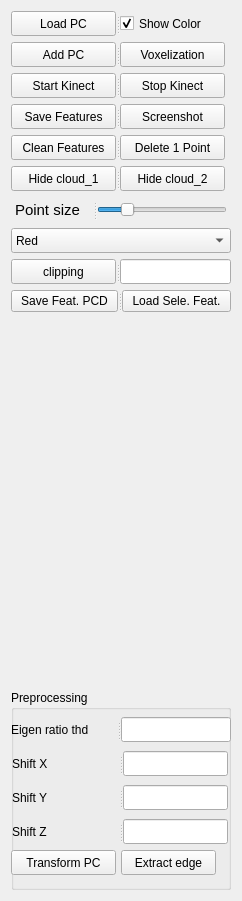
       <widget class="QWidget" name="tab_3">
        <attribute name="title">
         <string>Pt Cloud</string>
        </attribute>
        <layout class="QGridLayout" name="gridLayout_3">
         <item row="0" column="0">
          <widget class="QSplitter" name="splitter_2">
           <property name="orientation">
            <enum>Qt::Horizontal</enum>
           </property>
           <widget class="QPushButton" name="LoadPC">
            <property name="sizePolicy">
             <sizepolicy hsizetype="Minimum" vsizetype="Minimum">
              <horstretch>0</horstretch>
              <verstretch>0</verstretch>
             </sizepolicy>
            </property>
            <property name="minimumSize">
             <size>
              <width>105</width>
              <height>25</height>
             </size>
            </property>
            <property name="maximumSize">
             <size>
              <width>105</width>
              <height>25</height>
             </size>
            </property>
            <property name="text">
             <string>Load PC</string>
            </property>
           </widget>
           <widget class="QCheckBox" name="chkbox_withColor">
            <property name="sizePolicy">
             <sizepolicy hsizetype="Minimum" vsizetype="Minimum">
              <horstretch>0</horstretch>
              <verstretch>0</verstretch>
             </sizepolicy>
            </property>
            <property name="minimumSize">
             <size>
              <width>105</width>
              <height>25</height>
             </size>
            </property>
            <property name="maximumSize">
             <size>
              <width>105</width>
              <height>25</height>
             </size>
            </property>
            <property name="text">
             <string>Show Color</string>
            </property>
            <property name="checked">
             <bool>true</bool>
            </property>
           </widget>
          </widget>
         </item>
         <item row="1" column="0">
          <widget class="QSplitter" name="splitter_3">
           <property name="orientation">
            <enum>Qt::Horizontal</enum>
           </property>
           <widget class="QPushButton" name="add_PC">
            <property name="sizePolicy">
             <sizepolicy hsizetype="Minimum" vsizetype="Minimum">
              <horstretch>0</horstretch>
              <verstretch>0</verstretch>
             </sizepolicy>
            </property>
            <property name="minimumSize">
             <size>
              <width>105</width>
              <height>25</height>
             </size>
            </property>
            <property name="maximumSize">
             <size>
              <width>105</width>
              <height>25</height>
             </size>
            </property>
            <property name="text">
             <string>Add PC</string>
            </property>
           </widget>
           <widget class="QPushButton" name="getVoxel">
            <property name="sizePolicy">
             <sizepolicy hsizetype="Minimum" vsizetype="Minimum">
              <horstretch>0</horstretch>
              <verstretch>0</verstretch>
             </sizepolicy>
            </property>
            <property name="minimumSize">
             <size>
              <width>105</width>
              <height>25</height>
             </size>
            </property>
            <property name="maximumSize">
             <size>
              <width>105</width>
              <height>25</height>
             </size>
            </property>
            <property name="text">
             <string>Voxelization</string>
            </property>
           </widget>
          </widget>
         </item>
         <item row="2" column="0">
          <widget class="QSplitter" name="splitter_4">
           <property name="orientation">
            <enum>Qt::Horizontal</enum>
           </property>
           <widget class="QPushButton" name="StartKinect">
            <property name="sizePolicy">
             <sizepolicy hsizetype="Minimum" vsizetype="Minimum">
              <horstretch>0</horstretch>
              <verstretch>0</verstretch>
             </sizepolicy>
            </property>
            <property name="minimumSize">
             <size>
              <width>105</width>
              <height>25</height>
             </size>
            </property>
            <property name="maximumSize">
             <size>
              <width>105</width>
              <height>25</height>
             </size>
            </property>
            <property name="text">
             <string>Start Kinect</string>
            </property>
           </widget>
           <widget class="QPushButton" name="StopKinect">
            <property name="sizePolicy">
             <sizepolicy hsizetype="Minimum" vsizetype="Minimum">
              <horstretch>0</horstretch>
              <verstretch>0</verstretch>
             </sizepolicy>
            </property>
            <property name="minimumSize">
             <size>
              <width>105</width>
              <height>25</height>
             </size>
            </property>
            <property name="maximumSize">
             <size>
              <width>105</width>
              <height>25</height>
             </size>
            </property>
            <property name="sizeIncrement">
             <size>
              <width>105</width>
              <height>30</height>
             </size>
            </property>
            <property name="text">
             <string>Stop Kinect</string>
            </property>
           </widget>
          </widget>
         </item>
         <item row="3" column="0">
          <widget class="QSplitter" name="splitter_5">
           <property name="orientation">
            <enum>Qt::Horizontal</enum>
           </property>
           <widget class="QPushButton" name="saveFeatures">
            <property name="sizePolicy">
             <sizepolicy hsizetype="Minimum" vsizetype="Minimum">
              <horstretch>105</horstretch>
              <verstretch>30</verstretch>
             </sizepolicy>
            </property>
            <property name="minimumSize">
             <size>
              <width>105</width>
              <height>25</height>
             </size>
            </property>
            <property name="maximumSize">
             <size>
              <width>105</width>
              <height>25</height>
             </size>
            </property>
            <property name="sizeIncrement">
             <size>
              <width>20</width>
              <height>50</height>
             </size>
            </property>
            <property name="text">
             <string>Save Features</string>
            </property>
           </widget>
           <widget class="QPushButton" name="takeScreenshot">
            <property name="sizePolicy">
             <sizepolicy hsizetype="Minimum" vsizetype="Minimum">
              <horstretch>0</horstretch>
              <verstretch>0</verstretch>
             </sizepolicy>
            </property>
            <property name="minimumSize">
             <size>
              <width>105</width>
              <height>25</height>
             </size>
            </property>
            <property name="maximumSize">
             <size>
              <width>105</width>
              <height>25</height>
             </size>
            </property>
            <property name="sizeIncrement">
             <size>
              <width>105</width>
              <height>30</height>
             </size>
            </property>
            <property name="text">
             <string>Screenshot</string>
            </property>
           </widget>
          </widget>
         </item>
         <item row="4" column="0">
          <widget class="QSplitter" name="splitter_6">
           <property name="orientation">
            <enum>Qt::Horizontal</enum>
           </property>
           <widget class="QPushButton" name="cleanFeatures">
            <property name="sizePolicy">
             <sizepolicy hsizetype="Minimum" vsizetype="Minimum">
              <horstretch>105</horstretch>
              <verstretch>30</verstretch>
             </sizepolicy>
            </property>
            <property name="minimumSize">
             <size>
              <width>0</width>
              <height>25</height>
             </size>
            </property>
            <property name="maximumSize">
             <size>
              <width>105</width>
              <height>25</height>
             </size>
            </property>
            <property name="text">
             <string>Clean Features</string>
            </property>
           </widget>
           <widget class="QPushButton" name="delOnePt">
            <property name="sizePolicy">
             <sizepolicy hsizetype="Minimum" vsizetype="Minimum">
              <horstretch>105</horstretch>
              <verstretch>30</verstretch>
             </sizepolicy>
            </property>
            <property name="minimumSize">
             <size>
              <width>105</width>
              <height>25</height>
             </size>
            </property>
            <property name="maximumSize">
             <size>
              <width>105</width>
              <height>25</height>
             </size>
            </property>
            <property name="text">
             <string>Delete 1 Point</string>
            </property>
           </widget>
          </widget>
         </item>
         <item row="5" column="0">
          <widget class="QSplitter" name="splitter_7">
           <property name="orientation">
            <enum>Qt::Horizontal</enum>
           </property>
           <widget class="QPushButton" name="showCloud_1">
            <property name="minimumSize">
             <size>
              <width>105</width>
              <height>25</height>
             </size>
            </property>
            <property name="maximumSize">
             <size>
              <width>105</width>
              <height>25</height>
             </size>
            </property>
            <property name="text">
             <string>Hide cloud_1</string>
            </property>
           </widget>
           <widget class="QPushButton" name="showCloud_2">
            <property name="sizePolicy">
             <sizepolicy hsizetype="Minimum" vsizetype="Minimum">
              <horstretch>0</horstretch>
              <verstretch>0</verstretch>
             </sizepolicy>
            </property>
            <property name="minimumSize">
             <size>
              <width>105</width>
              <height>25</height>
             </size>
            </property>
            <property name="maximumSize">
             <size>
              <width>105</width>
              <height>25</height>
             </size>
            </property>
            <property name="text">
             <string>Hide cloud_2</string>
            </property>
           </widget>
          </widget>
         </item>
         <item row="6" column="0">
          <widget class="QSplitter" name="splitter">
           <property name="sizePolicy">
            <sizepolicy hsizetype="Minimum" vsizetype="Preferred">
             <horstretch>0</horstretch>
             <verstretch>0</verstretch>
            </sizepolicy>
           </property>
           <property name="minimumSize">
            <size>
             <width>220</width>
             <height>0</height>
            </size>
           </property>
           <property name="orientation">
            <enum>Qt::Horizontal</enum>
           </property>
           <widget class="QLabel" name="label_PtSize">
            <property name="sizePolicy">
             <sizepolicy hsizetype="Minimum" vsizetype="Minimum">
              <horstretch>30</horstretch>
              <verstretch>0</verstretch>
             </sizepolicy>
            </property>
            <property name="minimumSize">
             <size>
              <width>70</width>
              <height>25</height>
             </size>
            </property>
            <property name="maximumSize">
             <size>
              <width>70</width>
              <height>25</height>
             </size>
            </property>
            <property name="font">
             <font>
              <pointsize>11</pointsize>
              <weight>50</weight>
              <italic>false</italic>
              <bold>false</bold>
             </font>
            </property>
            <property name="text">
             <string>Point size</string>
            </property>
           </widget>
           <widget class="QSlider" name="horizontalSlider_p">
            <property name="sizePolicy">
             <sizepolicy hsizetype="Expanding" vsizetype="Preferred">
              <horstretch>0</horstretch>
              <verstretch>0</verstretch>
             </sizepolicy>
            </property>
            <property name="minimumSize">
             <size>
              <width>130</width>
              <height>25</height>
             </size>
            </property>
            <property name="maximumSize">
             <size>
              <width>130</width>
              <height>25</height>
             </size>
            </property>
            <property name="minimum">
             <number>1</number>
            </property>
            <property name="maximum">
             <number>6</number>
            </property>
            <property name="value">
             <number>2</number>
            </property>
            <property name="orientation">
             <enum>Qt::Horizontal</enum>
            </property>
           </widget>
          </widget>
         </item>
         <item row="7" column="0">
          <widget class="QComboBox" name="comboBox">
           <property name="minimumSize">
            <size>
             <width>220</width>
             <height>25</height>
            </size>
           </property>
           <property name="maximumSize">
            <size>
             <width>220</width>
             <height>25</height>
            </size>
           </property>
           <item>
            <property name="text">
             <string>Red</string>
            </property>
           </item>
           <item>
            <property name="text">
             <string>Green</string>
            </property>
           </item>
           <item>
            <property name="text">
             <string>Blue</string>
            </property>
           </item>
           <item>
            <property name="text">
             <string>Cyan</string>
            </property>
           </item>
           <item>
            <property name="text">
             <string>Magenta</string>
            </property>
           </item>
           <item>
            <property name="text">
             <string>Black</string>
            </property>
           </item>
           <item>
            <property name="text">
             <string>Write</string>
            </property>
           </item>
          </widget>
         </item>
         <item row="8" column="0">
          <widget class="QSplitter" name="splitter_43">
           <property name="minimumSize">
            <size>
             <width>220</width>
             <height>25</height>
            </size>
           </property>
           <property name="maximumSize">
            <size>
             <width>16777215</width>
             <height>27</height>
            </size>
           </property>
           <property name="orientation">
            <enum>Qt::Horizontal</enum>
           </property>
           <widget class="QPushButton" name="clipPC">
            <property name="minimumSize">
             <size>
              <width>105</width>
              <height>25</height>
             </size>
            </property>
            <property name="maximumSize">
             <size>
              <width>105</width>
              <height>25</height>
             </size>
            </property>
            <property name="text">
             <string>clipping</string>
            </property>
           </widget>
           <widget class="QLineEdit" name="clipThreshold"/>
          </widget>
         </item>
         <item row="9" column="0">
          <widget class="QSplitter" name="splitter_42">
           <property name="maximumSize">
            <size>
             <width>16777215</width>
             <height>16777215</height>
            </size>
           </property>
           <property name="orientation">
            <enum>Qt::Horizontal</enum>
           </property>
           <widget class="QPushButton" name="saveFeaturePCD">
            <property name="text">
             <string>Save Feat. PCD</string>
            </property>
           </widget>
           <widget class="QPushButton" name="loadSelectedFeat">
            <property name="text">
             <string>Load Sele. Feat.</string>
            </property>
           </widget>
          </widget>
         </item>
         <item row="10" column="0">
          <spacer name="verticalSpacer">
           <property name="orientation">
            <enum>Qt::Vertical</enum>
           </property>
           <property name="sizeHint" stdset="0">
            <size>
             <width>17</width>
             <height>372</height>
            </size>
           </property>
          </spacer>
         </item>
         <item row="11" column="0">
          <widget class="QGroupBox" name="groupBox_3">
           <property name="minimumSize">
            <size>
             <width>0</width>
             <height>200</height>
            </size>
           </property>
           <property name="title">
            <string>Preprocessing</string>
           </property>
           <widget class="QSplitter" name="splitter_36">
            <property name="geometry">
             <rect>
              <x>0</x>
              <y>27</y>
              <width>220</width>
              <height>25</height>
             </rect>
            </property>
            <property name="minimumSize">
             <size>
              <width>220</width>
              <height>25</height>
             </size>
            </property>
            <property name="maximumSize">
             <size>
              <width>16777215</width>
              <height>25</height>
             </size>
            </property>
            <property name="orientation">
             <enum>Qt::Horizontal</enum>
            </property>
            <widget class="QLabel" name="label">
             <property name="minimumSize">
              <size>
               <width>105</width>
               <height>25</height>
              </size>
             </property>
             <property name="maximumSize">
              <size>
               <width>16777215</width>
               <height>25</height>
              </size>
             </property>
             <property name="text">
              <string>Eigen ratio thd</string>
             </property>
            </widget>
            <widget class="QLineEdit" name="lineEdit">
             <property name="minimumSize">
              <size>
               <width>0</width>
               <height>25</height>
              </size>
             </property>
             <property name="maximumSize">
              <size>
               <width>16777215</width>
               <height>25</height>
              </size>
             </property>
            </widget>
           </widget>
           <widget class="QPushButton" name="extractEdge_1">
            <property name="geometry">
             <rect>
              <x>110</x>
              <y>160</y>
              <width>95</width>
              <height>25</height>
             </rect>
            </property>
            <property name="minimumSize">
             <size>
              <width>95</width>
              <height>25</height>
             </size>
            </property>
            <property name="maximumSize">
             <size>
              <width>105</width>
              <height>25</height>
             </size>
            </property>
            <property name="text">
             <string>Extract edge</string>
            </property>
           </widget>
           <widget class="QSplitter" name="splitter_44">
            <property name="geometry">
             <rect>
              <x>0</x>
              <y>95</y>
              <width>220</width>
              <height>25</height>
             </rect>
            </property>
            <property name="minimumSize">
             <size>
              <width>220</width>
              <height>25</height>
             </size>
            </property>
            <property name="maximumSize">
             <size>
              <width>216</width>
              <height>25</height>
             </size>
            </property>
            <property name="sizeIncrement">
             <size>
              <width>220</width>
              <height>25</height>
             </size>
            </property>
            <property name="orientation">
             <enum>Qt::Horizontal</enum>
            </property>
            <widget class="QLabel" name="shiftY">
             <property name="minimumSize">
              <size>
               <width>105</width>
               <height>25</height>
              </size>
             </property>
             <property name="maximumSize">
              <size>
               <width>105</width>
               <height>25</height>
              </size>
             </property>
             <property name="text">
              <string>Shift Y</string>
             </property>
            </widget>
            <widget class="QLineEdit" name="shiftY_val">
             <property name="maximumSize">
              <size>
               <width>105</width>
               <height>25</height>
              </size>
             </property>
             <property name="sizeIncrement">
              <size>
               <width>105</width>
               <height>25</height>
              </size>
             </property>
            </widget>
           </widget>
           <widget class="QSplitter" name="splitter_45">
            <property name="geometry">
             <rect>
              <x>0</x>
              <y>129</y>
              <width>220</width>
              <height>25</height>
             </rect>
            </property>
            <property name="minimumSize">
             <size>
              <width>220</width>
              <height>25</height>
             </size>
            </property>
            <property name="maximumSize">
             <size>
              <width>216</width>
              <height>25</height>
             </size>
            </property>
            <property name="sizeIncrement">
             <size>
              <width>220</width>
              <height>25</height>
             </size>
            </property>
            <property name="orientation">
             <enum>Qt::Horizontal</enum>
            </property>
            <widget class="QLabel" name="shiftZ">
             <property name="minimumSize">
              <size>
               <width>105</width>
               <height>25</height>
              </size>
             </property>
             <property name="maximumSize">
              <size>
               <width>105</width>
               <height>25</height>
              </size>
             </property>
             <property name="text">
              <string>Shift Z</string>
             </property>
            </widget>
            <widget class="QLineEdit" name="shiftZ_val">
             <property name="maximumSize">
              <size>
               <width>105</width>
               <height>25</height>
              </size>
             </property>
             <property name="sizeIncrement">
              <size>
               <width>105</width>
               <height>25</height>
              </size>
             </property>
            </widget>
           </widget>
           <widget class="QSplitter" name="splitter_35">
            <property name="geometry">
             <rect>
              <x>0</x>
              <y>61</y>
              <width>220</width>
              <height>25</height>
             </rect>
            </property>
            <property name="minimumSize">
             <size>
              <width>220</width>
              <height>25</height>
             </size>
            </property>
            <property name="maximumSize">
             <size>
              <width>216</width>
              <height>25</height>
             </size>
            </property>
            <property name="sizeIncrement">
             <size>
              <width>220</width>
              <height>25</height>
             </size>
            </property>
            <property name="orientation">
             <enum>Qt::Horizontal</enum>
            </property>
            <widget class="QLabel" name="shiftX">
             <property name="minimumSize">
              <size>
               <width>105</width>
               <height>25</height>
              </size>
             </property>
             <property name="maximumSize">
              <size>
               <width>105</width>
               <height>25</height>
              </size>
             </property>
             <property name="text">
              <string>Shift X</string>
             </property>
            </widget>
            <widget class="QLineEdit" name="shiftX_val">
             <property name="maximumSize">
              <size>
               <width>105</width>
               <height>25</height>
              </size>
             </property>
             <property name="sizeIncrement">
              <size>
               <width>105</width>
               <height>25</height>
              </size>
             </property>
            </widget>
           </widget>
           <widget class="QPushButton" name="transformPc">
            <property name="geometry">
             <rect>
              <x>0</x>
              <y>160</y>
              <width>105</width>
              <height>25</height>
             </rect>
            </property>
            <property name="minimumSize">
             <size>
              <width>105</width>
              <height>25</height>
             </size>
            </property>
            <property name="maximumSize">
             <size>
              <width>105</width>
              <height>25</height>
             </size>
            </property>
            <property name="text">
             <string>Transform PC</string>
            </property>
           </widget>
           <zorder>transformPc</zorder>
           <zorder>splitter_35</zorder>
           <zorder>extractEdge_1</zorder>
           <zorder>splitter_36</zorder>
           <zorder>splitter_44</zorder>
           <zorder>splitter_45</zorder>
          </widget>
         </item>
        </layout>
       </widget>
